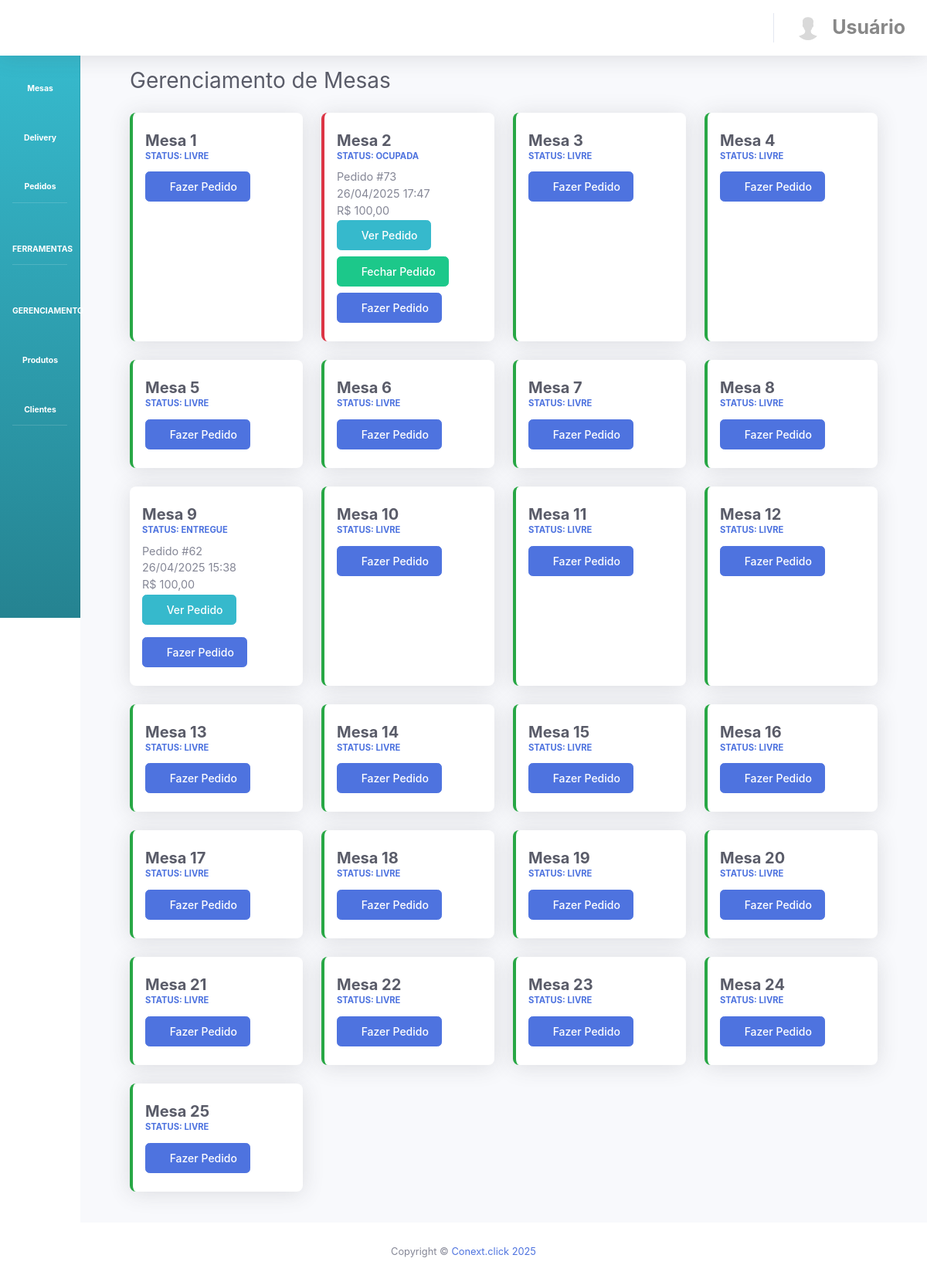
The page /?view=mesas (signed in) on the database as committed earlier.
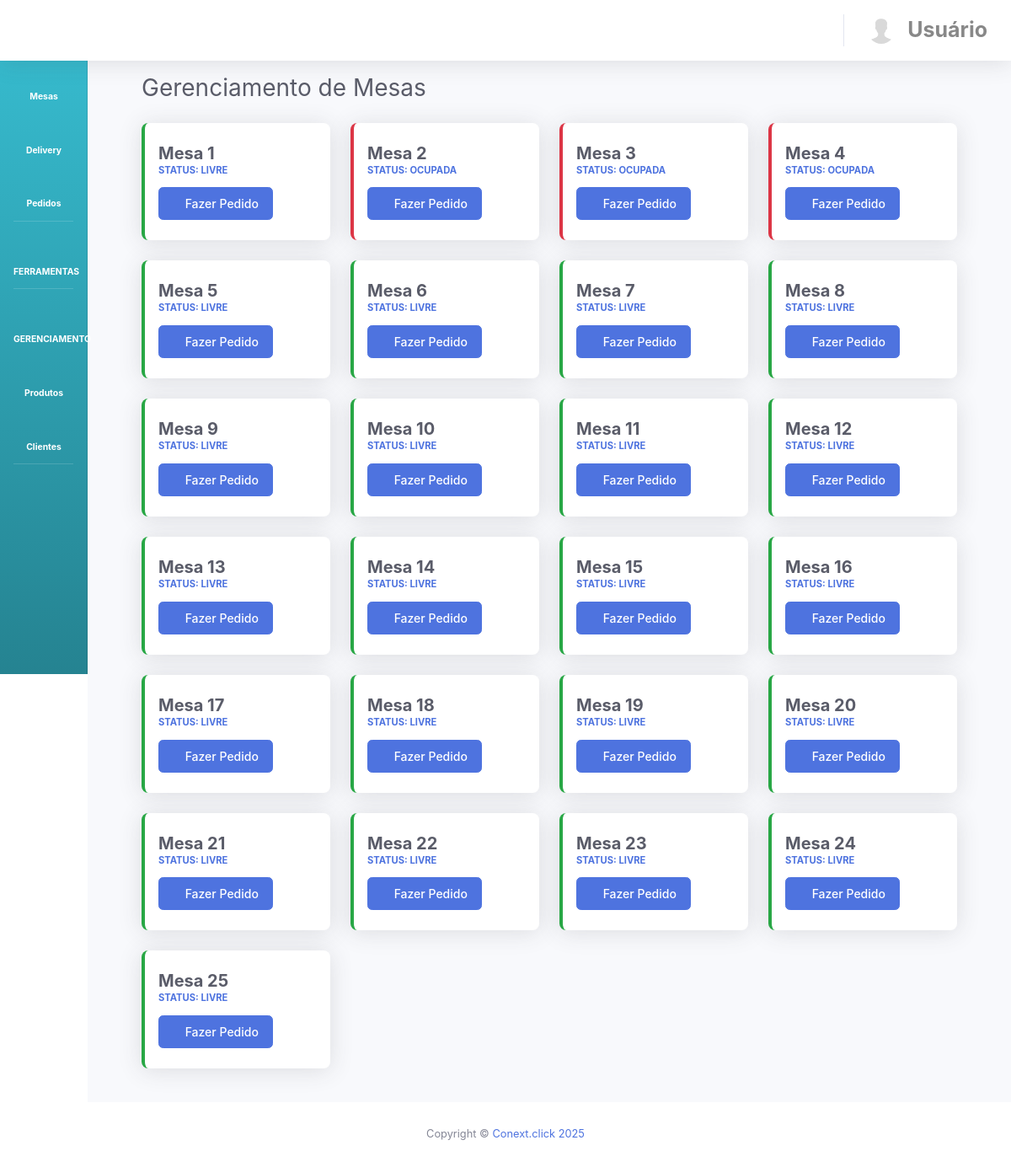
The same page on the database as committed later.
### tables this page shows
CREATE TABLE `mesas` (
  `id` int NOT NULL,
  `id_mesa` varchar(255) NOT NULL,
  `nome` varchar(255) DEFAULT NULL,
  `status` varchar(255) NOT NULL
);

### MVC/CLASSES/system.class.php (called while the page is built, shortened)
<?php
class System {
	public function __construct($view) {
		require_once(ROOT_PATH . "/MVC/MODEL/config.php");
		$this->config = Config::getInstance();
		$viewPath = ROOT_PATH . "/MVC/VIEWS/{$view}.php";
		try {
			include($viewPath);
			include(ROOT_PATH . "/MVC/COMMON/layout.php");
		} catch (Exception $e) {
			error_log("Erro ao carregar view: " . $e->getMessage());
			if (ob_get_level()) ob_end_clean();
			$_SESSION['msg'] = "<div class='alert alert-danger'>Erro ao carregar a página: " . htmlspecialchars($e->getMessage()) . "</div>";
			header("Location: " . $this->config->url('index.php?view=error'));
			exit;
		}
	}
}

### MVC/MODEL/config.php (called while the page is built, shortened)
<?php
class Config {
    private static $instance = null;
    private $baseUrl;
    private function __construct() {
        $this->baseUrl = $this->detectBaseUrl();
    }
    private function detectBaseUrl() {
        $protocol = isset($_SERVER['HTTPS']) && $_SERVER['HTTPS'] === 'on' ? 'https' : 'http';
        $host = isset($_SERVER['HTTP_HOST']) ? $_SERVER['HTTP_HOST'] : 'localhost:8080';
        $baseUrl = "{$protocol}://{$host}";
        return $baseUrl;
    }
    public static function getInstance() {
        if (self::$instance === null) {
            self::$instance = new self();
        }
        return self::$instance;
    }
    public function url($path = '') {
        $path = trim($path, '/');
        $url = rtrim($this->baseUrl, '/') . '/' . $path;
        return $url;
    }
}
?>

### MVC/VIEWS/mesas.php (the view, shortened to what the changed rows need)
<?php
$config = Config::getInstance();
$query = "SELECT m.*,
    (
        SELECT p1.idpedido FROM pedido p1 WHERE p1.idmesa = m.id_mesa ORDER BY p1.data DESC, p1.hora_pedido DESC LIMIT 1
    ) as idpedido,
    (
        SELECT p1.valor_total FROM pedido p1 WHERE p1.idmesa = m.id_mesa ORDER BY p1.data DESC, p1.hora_pedido DESC LIMIT 1
    ) as valor_total,
    (
        SELECT p1.data FROM pedido p1 WHERE p1.idmesa = m.id_mesa ORDER BY p1.data DESC, p1.hora_pedido DESC LIMIT 1
    ) as data,
    (
        SELECT p1.hora_pedido FROM pedido p1 WHERE p1.idmesa = m.id_mesa ORDER BY p1.data DESC, p1.hora_pedido DESC LIMIT 1
    ) as hora_pedido,
    (
        SELECT p1.status FROM pedido p1 WHERE p1.idmesa = m.id_mesa ORDER BY p1.data DESC, p1.hora_pedido DESC LIMIT 1
    ) as status_pedido
FROM mesas m
ORDER BY m.id_mesa";
$result = mysqli_query($conn, $query);
$mesas_array = array();
while ($row = mysqli_fetch_assoc($result)) {
    $mesas_array[] = $row;
}
usort($mesas_array, function($a, $b) {
    return (int)$a['id_mesa'] <=> (int)$b['id_mesa'];
});
?>
<div class="container-fluid">
    <h1 class="h3 mb-4 text-gray-800">Gerenciamento de Mesas</h1>
    <div class="row">
        <?php foreach ($mesas_array as $mesa):
            $status_class = '';
            $status_map = [
                '1' => 'Livre',
                '2' => 'Ocupada',
                '3' => 'Atendendo',
                'Livre' => 'Livre',
                'Ocupada' => 'Ocupada',
                'Atendendo' => 'Atendendo',
            ];
            if (!empty($mesa['status_pedido'])) {
                switch ($mesa['status_pedido']) {
                    case 'Entregue':
                    case 'Entregue (Mesa)':
                        $status_text = 'Entregue';
                        $status_class = 'mesa-entregue';
                        break;
                    case 'Cancelado':
                    case 'Finalizado':
                        $status_text = 'Livre';
                        $status_class = 'mesa-livre';
                        break;
                    default:
                        $status_text = isset($status_map[$mesa['status']]) ? $status_map[$mesa['status']] : $mesa['status'];
                        $status_class = ($status_text === 'Livre') ? 'mesa-livre' : (($status_text === 'Ocupada') ? 'mesa-ocupada' : 'mesa-atendendo');
                }
            } else {
                $status_text = isset($status_map[$mesa['status']]) ? $status_map[$mesa['status']] : $mesa['status'];
                $status_class = ($status_text === 'Livre') ? 'mesa-livre' : (($status_text === 'Ocupada') ? 'mesa-ocupada' : 'mesa-atendendo');
            }
        ?>
            <div class="col-xl-3 col-md-6 mb-4">
                <div class="card shadow h-100 py-2 mesa-card <?php echo $status_class; ?>">
                    <div class="card-body">
                        <div class="row no-gutters align-items-center">
                            <div class="col mr-2">
                                <div class="h5 mb-0 font-weight-bold text-gray-800">
                                    Mesa <?php echo $mesa["id_mesa"]; ?>
                                </div>
                                <div class="text-xs font-weight-bold text-primary text-uppercase mb-1">
                                    Status: <?php echo $status_text; ?>
                                </div>
                                <?php if ($status_text === 'Ocupada' || $status_text === 'Entregue'): ?>
                                    <?php if ($mesa['idpedido']): ?>
                                        <div class="text-xs text-muted mt-2">
                                            Pedido #<?php echo $mesa['idpedido']; ?><br>
                                            <?php echo date('d/m/Y H:i', strtotime($mesa['data'] . ' ' . $mesa['hora_pedido'])); ?><br>
                                            R$ <?php echo number_format($mesa['valor_total'], 2, ',', '.'); ?>
                                        </div>
                                    <?php endif; ?>
                                <?php endif; ?>
                            </div>
                            <div class="col-auto">
                                <?php if ($status_text === 'Ocupada' && $mesa['idpedido']): ?>
                                    <button onclick="verPedido(<?php echo $mesa['idpedido']; ?>)"
                                            class="btn btn-info btn-sm mb-2">
                                        <i class="fas fa-eye"></i> Ver Pedido
                                    </button>
                                    <br>
                                    <button onclick="fecharPedido(<?php echo $mesa['idpedido']; ?>)"
                                            class="btn btn-success btn-sm">
                                        <i class="fas fa-check-circle"></i> Fechar Pedido
                                    </button>
                                <?php elseif ($status_text === 'Entregue' && $mesa['idpedido']): ?>
                                    <button onclick="verPedido(<?php echo $mesa['idpedido']; ?>)"
                                            class="btn btn-info btn-sm mb-2">
                                        <i class="fas fa-eye"></i> Ver Pedido
                                    </button>
                                <?php endif; ?>
                                <a href="<?php echo $config->url("?view=gerar_pedido&mesa=" . $mesa["id_mesa"]); ?>"
                                   class="btn btn-primary btn-sm mt-2">
                                    <i class="fas fa-plus-circle"></i> Fazer Pedido
                                </a>
                            </div>
                        </div>
                    </div>
                </div>
            </div>
        <?php endforeach; ?>
    </div>
</div>

Rows that differ between the two databases and show on the page:
shown differently, row unchanged: mesas (number 2 of 25 on the later page): idpedido "73" → (not shown); hora_pedido "26/04/2025 17:47" → (not shown); valor_total "100,00" → (not shown)
changed mesas (number 3 of 25 on the later page): status "LIVRE" → "OCUPADA"
changed mesas (number 4 of 25 on the later page): status "LIVRE" → "OCUPADA"
shown differently, row unchanged: mesas (number 9 of 25 on the later page): status "ENTREGUE" → "LIVRE"; idpedido "62" → (not shown); hora_pedido "26/04/2025 15:38" → (not shown); valor_total "100,00" → (not shown)
